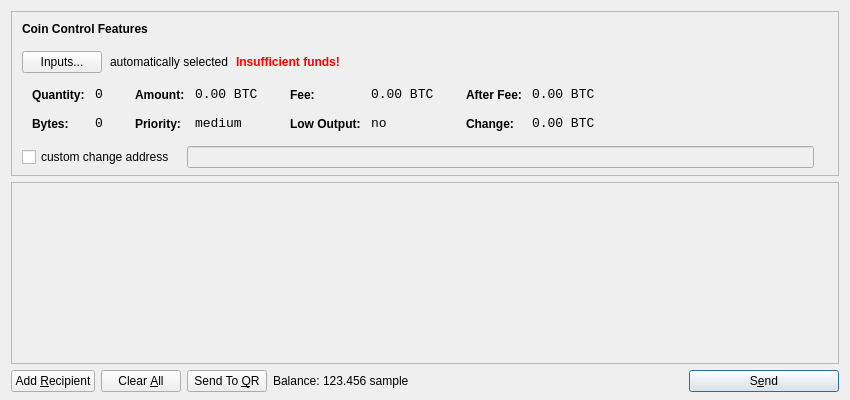
<?xml version="1.0" encoding="UTF-8"?>
<ui version="4.0">
 <class>SendCoinsDialog</class>
 <widget class="QDialog" name="SendCoinsDialog">
  <property name="geometry">
   <rect>
    <x>0</x>
    <y>0</y>
    <width>850</width>
    <height>400</height>
   </rect>
  </property>
  <property name="windowTitle">
   <string>Send Coins</string>
  </property>
  <layout class="QVBoxLayout" name="verticalLayout" stretch="0,1,0">
   <property name="bottomMargin">
    <number>8</number>
   </property>
   <item>
    <widget class="QFrame" name="frameCoinControl">
     <property name="sizePolicy">
      <sizepolicy hsizetype="Expanding" vsizetype="Expanding">
       <horstretch>0</horstretch>
       <verstretch>0</verstretch>
      </sizepolicy>
     </property>
     <property name="maximumSize">
      <size>
       <width>16777215</width>
       <height>16777215</height>
      </size>
     </property>
     <property name="frameShape">
      <enum>QFrame::StyledPanel</enum>
     </property>
     <property name="frameShadow">
      <enum>QFrame::Sunken</enum>
     </property>
     <layout class="QVBoxLayout" name="verticalLayoutCoinControl2">
      <property name="spacing">
       <number>7</number>
      </property>
      <property name="leftMargin">
       <number>0</number>
      </property>
      <property name="topMargin">
       <number>0</number>
      </property>
      <property name="rightMargin">
       <number>0</number>
      </property>
      <property name="bottomMargin">
       <number>6</number>
      </property>
      <item>
       <layout class="QVBoxLayout" name="verticalLayoutCoinControl" stretch="0,0,0,0,1">
        <property name="spacing">
         <number>0</number>
        </property>
        <property name="leftMargin">
         <number>10</number>
        </property>
        <property name="topMargin">
         <number>10</number>
        </property>
        <item>
         <layout class="QHBoxLayout" name="horizontalLayoutCoinControl1">
          <property name="bottomMargin">
           <number>15</number>
          </property>
          <item>
           <widget class="QLabel" name="labelCoinControlFeatures">
            <property name="sizePolicy">
             <sizepolicy hsizetype="Preferred" vsizetype="Maximum">
              <horstretch>0</horstretch>
              <verstretch>0</verstretch>
             </sizepolicy>
            </property>
            <property name="font">
             <font>
              <weight>75</weight>
              <bold>true</bold>
             </font>
            </property>
            <property name="styleSheet">
             <string notr="true">font-weight:bold;</string>
            </property>
            <property name="text">
             <string>Coin Control Features</string>
            </property>
           </widget>
          </item>
         </layout>
        </item>
        <item>
         <layout class="QHBoxLayout" name="horizontalLayoutCoinControl2" stretch="0,0,0,0">
          <property name="spacing">
           <number>8</number>
          </property>
          <property name="bottomMargin">
           <number>10</number>
          </property>
          <item>
           <widget class="QPushButton" name="pushButtonCoinControl">
            <property name="styleSheet">
             <string notr="true"/>
            </property>
            <property name="text">
             <string>Inputs...</string>
            </property>
           </widget>
          </item>
          <item>
           <widget class="QLabel" name="labelCoinControlAutomaticallySelected">
            <property name="text">
             <string>automatically selected</string>
            </property>
            <property name="margin">
             <number>5</number>
            </property>
           </widget>
          </item>
          <item>
           <widget class="QLabel" name="labelCoinControlInsuffFunds">
            <property name="font">
             <font>
              <weight>75</weight>
              <bold>true</bold>
             </font>
            </property>
            <property name="styleSheet">
             <string notr="true">color:red;font-weight:bold;</string>
            </property>
            <property name="text">
             <string>Insufficient funds!</string>
            </property>
            <property name="margin">
             <number>5</number>
            </property>
           </widget>
          </item>
          <item>
           <spacer name="horizontalSpacerCoinControl">
            <property name="orientation">
             <enum>Qt::Horizontal</enum>
            </property>
            <property name="sizeHint" stdset="0">
             <size>
              <width>40</width>
              <height>1</height>
             </size>
            </property>
           </spacer>
          </item>
         </layout>
        </item>
        <item>
         <widget class="QWidget" name="widgetCoinControl" native="true">
          <property name="sizePolicy">
           <sizepolicy hsizetype="Preferred" vsizetype="Preferred">
            <horstretch>0</horstretch>
            <verstretch>0</verstretch>
           </sizepolicy>
          </property>
          <property name="minimumSize">
           <size>
            <width>0</width>
            <height>0</height>
           </size>
          </property>
          <property name="styleSheet">
           <string notr="true"/>
          </property>
          <layout class="QHBoxLayout" name="horizontalLayoutCoinControl5">
           <property name="leftMargin">
            <number>0</number>
           </property>
           <property name="topMargin">
            <number>0</number>
           </property>
           <property name="rightMargin">
            <number>0</number>
           </property>
           <property name="bottomMargin">
            <number>0</number>
           </property>
           <item>
            <layout class="QHBoxLayout" name="horizontalLayoutCoinControl3" stretch="0,0,0,1">
             <property name="spacing">
              <number>20</number>
             </property>
             <property name="topMargin">
              <number>0</number>
             </property>
             <property name="bottomMargin">
              <number>10</number>
             </property>
             <item>
              <layout class="QFormLayout" name="formLayoutCoinControl1">
               <property name="horizontalSpacing">
                <number>10</number>
               </property>
               <property name="verticalSpacing">
                <number>14</number>
               </property>
               <property name="leftMargin">
                <number>10</number>
               </property>
               <property name="topMargin">
                <number>4</number>
               </property>
               <property name="rightMargin">
                <number>6</number>
               </property>
               <item row="0" column="0">
                <widget class="QLabel" name="labelCoinControlQuantityText">
                 <property name="styleSheet">
                  <string notr="true">font-weight:bold;</string>
                 </property>
                 <property name="text">
                  <string>Quantity:</string>
                 </property>
                 <property name="margin">
                  <number>0</number>
                 </property>
                </widget>
               </item>
               <item row="0" column="1">
                <widget class="QLabel" name="labelCoinControlQuantity">
                 <property name="font">
                  <font>
                   <family>Monospace</family>
                   <pointsize>10</pointsize>
                  </font>
                 </property>
                 <property name="cursor">
                  <cursorShape>IBeamCursor</cursorShape>
                 </property>
                 <property name="contextMenuPolicy">
                  <enum>Qt::ActionsContextMenu</enum>
                 </property>
                 <property name="text">
                  <string notr="true">0</string>
                 </property>
                 <property name="margin">
                  <number>0</number>
                 </property>
                 <property name="textInteractionFlags">
                  <set>Qt::LinksAccessibleByMouse|Qt::TextSelectableByKeyboard|Qt::TextSelectableByMouse</set>
                 </property>
                </widget>
               </item>
               <item row="1" column="0">
                <widget class="QLabel" name="labelCoinControlBytesText">
                 <property name="styleSheet">
                  <string notr="true">font-weight:bold;</string>
                 </property>
                 <property name="text">
                  <string>Bytes:</string>
                 </property>
                </widget>
               </item>
               <item row="1" column="1">
                <widget class="QLabel" name="labelCoinControlBytes">
                 <property name="font">
                  <font>
                   <family>Monospace</family>
                   <pointsize>10</pointsize>
                  </font>
                 </property>
                 <property name="cursor">
                  <cursorShape>IBeamCursor</cursorShape>
                 </property>
                 <property name="contextMenuPolicy">
                  <enum>Qt::ActionsContextMenu</enum>
                 </property>
                 <property name="text">
                  <string notr="true">0</string>
                 </property>
                 <property name="textInteractionFlags">
                  <set>Qt::LinksAccessibleByMouse|Qt::TextSelectableByKeyboard|Qt::TextSelectableByMouse</set>
                 </property>
                </widget>
               </item>
              </layout>
             </item>
             <item>
              <layout class="QFormLayout" name="formLayoutCoinControl2">
               <property name="horizontalSpacing">
                <number>10</number>
               </property>
               <property name="verticalSpacing">
                <number>14</number>
               </property>
               <property name="leftMargin">
                <number>6</number>
               </property>
               <property name="topMargin">
                <number>4</number>
               </property>
               <property name="rightMargin">
                <number>6</number>
               </property>
               <item row="0" column="0">
                <widget class="QLabel" name="labelCoinControlAmountText">
                 <property name="styleSheet">
                  <string notr="true">font-weight:bold;</string>
                 </property>
                 <property name="text">
                  <string>Amount:</string>
                 </property>
                 <property name="margin">
                  <number>0</number>
                 </property>
                </widget>
               </item>
               <item row="0" column="1">
                <widget class="QLabel" name="labelCoinControlAmount">
                 <property name="font">
                  <font>
                   <family>Monospace</family>
                   <pointsize>10</pointsize>
                  </font>
                 </property>
                 <property name="cursor">
                  <cursorShape>IBeamCursor</cursorShape>
                 </property>
                 <property name="contextMenuPolicy">
                  <enum>Qt::ActionsContextMenu</enum>
                 </property>
                 <property name="text">
                  <string notr="true">0.00 BTC</string>
                 </property>
                 <property name="textInteractionFlags">
                  <set>Qt::LinksAccessibleByMouse|Qt::TextSelectableByKeyboard|Qt::TextSelectableByMouse</set>
                 </property>
                </widget>
               </item>
               <item row="1" column="0">
                <widget class="QLabel" name="labelCoinControlPriorityText">
                 <property name="styleSheet">
                  <string notr="true">font-weight:bold;</string>
                 </property>
                 <property name="text">
                  <string>Priority:</string>
                 </property>
                </widget>
               </item>
               <item row="1" column="1">
                <widget class="QLabel" name="labelCoinControlPriority">
                 <property name="font">
                  <font>
                   <family>Monospace</family>
                   <pointsize>10</pointsize>
                  </font>
                 </property>
                 <property name="cursor">
                  <cursorShape>IBeamCursor</cursorShape>
                 </property>
                 <property name="contextMenuPolicy">
                  <enum>Qt::ActionsContextMenu</enum>
                 </property>
                 <property name="text">
                  <string>medium</string>
                 </property>
                 <property name="textInteractionFlags">
                  <set>Qt::LinksAccessibleByMouse|Qt::TextSelectableByKeyboard|Qt::TextSelectableByMouse</set>
                 </property>
                </widget>
               </item>
              </layout>
             </item>
             <item>
              <layout class="QFormLayout" name="formLayoutCoinControl3">
               <property name="horizontalSpacing">
                <number>10</number>
               </property>
               <property name="verticalSpacing">
                <number>14</number>
               </property>
               <property name="leftMargin">
                <number>6</number>
               </property>
               <property name="topMargin">
                <number>4</number>
               </property>
               <property name="rightMargin">
                <number>6</number>
               </property>
               <item row="0" column="0">
                <widget class="QLabel" name="labelCoinControlFeeText">
                 <property name="styleSheet">
                  <string notr="true">font-weight:bold;</string>
                 </property>
                 <property name="text">
                  <string>Fee:</string>
                 </property>
                 <property name="margin">
                  <number>0</number>
                 </property>
                </widget>
               </item>
               <item row="0" column="1">
                <widget class="QLabel" name="labelCoinControlFee">
                 <property name="font">
                  <font>
                   <family>Monospace</family>
                   <pointsize>10</pointsize>
                  </font>
                 </property>
                 <property name="cursor">
                  <cursorShape>IBeamCursor</cursorShape>
                 </property>
                 <property name="contextMenuPolicy">
                  <enum>Qt::ActionsContextMenu</enum>
                 </property>
                 <property name="text">
                  <string notr="true">0.00 BTC</string>
                 </property>
                 <property name="textInteractionFlags">
                  <set>Qt::LinksAccessibleByMouse|Qt::TextSelectableByKeyboard|Qt::TextSelectableByMouse</set>
                 </property>
                </widget>
               </item>
               <item row="1" column="0">
                <widget class="QLabel" name="labelCoinControlLowOutputText">
                 <property name="styleSheet">
                  <string notr="true">font-weight:bold;</string>
                 </property>
                 <property name="text">
                  <string>Low Output:</string>
                 </property>
                </widget>
               </item>
               <item row="1" column="1">
                <widget class="QLabel" name="labelCoinControlLowOutput">
                 <property name="font">
                  <font>
                   <family>Monospace</family>
                   <pointsize>10</pointsize>
                  </font>
                 </property>
                 <property name="cursor">
                  <cursorShape>IBeamCursor</cursorShape>
                 </property>
                 <property name="contextMenuPolicy">
                  <enum>Qt::ActionsContextMenu</enum>
                 </property>
                 <property name="text">
                  <string>no</string>
                 </property>
                 <property name="textInteractionFlags">
                  <set>Qt::LinksAccessibleByMouse|Qt::TextSelectableByKeyboard|Qt::TextSelectableByMouse</set>
                 </property>
                </widget>
               </item>
              </layout>
             </item>
             <item>
              <layout class="QFormLayout" name="formLayoutCoinControl4">
               <property name="horizontalSpacing">
                <number>10</number>
               </property>
               <property name="verticalSpacing">
                <number>14</number>
               </property>
               <property name="leftMargin">
                <number>6</number>
               </property>
               <property name="topMargin">
                <number>4</number>
               </property>
               <property name="rightMargin">
                <number>6</number>
               </property>
               <item row="0" column="0">
                <widget class="QLabel" name="labelCoinControlAfterFeeText">
                 <property name="styleSheet">
                  <string notr="true">font-weight:bold;</string>
                 </property>
                 <property name="text">
                  <string>After Fee:</string>
                 </property>
                 <property name="margin">
                  <number>0</number>
                 </property>
                </widget>
               </item>
               <item row="0" column="1">
                <widget class="QLabel" name="labelCoinControlAfterFee">
                 <property name="font">
                  <font>
                   <family>Monospace</family>
                   <pointsize>10</pointsize>
                  </font>
                 </property>
                 <property name="cursor">
                  <cursorShape>IBeamCursor</cursorShape>
                 </property>
                 <property name="contextMenuPolicy">
                  <enum>Qt::ActionsContextMenu</enum>
                 </property>
                 <property name="text">
                  <string notr="true">0.00 BTC</string>
                 </property>
                 <property name="textInteractionFlags">
                  <set>Qt::LinksAccessibleByMouse|Qt::TextSelectableByKeyboard|Qt::TextSelectableByMouse</set>
                 </property>
                </widget>
               </item>
               <item row="1" column="0">
                <widget class="QLabel" name="labelCoinControlChangeText">
                 <property name="styleSheet">
                  <string notr="true">font-weight:bold;</string>
                 </property>
                 <property name="text">
                  <string>Change:</string>
                 </property>
                </widget>
               </item>
               <item row="1" column="1">
                <widget class="QLabel" name="labelCoinControlChange">
                 <property name="font">
                  <font>
                   <family>Monospace</family>
                   <pointsize>10</pointsize>
                  </font>
                 </property>
                 <property name="cursor">
                  <cursorShape>IBeamCursor</cursorShape>
                 </property>
                 <property name="contextMenuPolicy">
                  <enum>Qt::ActionsContextMenu</enum>
                 </property>
                 <property name="text">
                  <string notr="true">0.00 BTC</string>
                 </property>
                 <property name="textInteractionFlags">
                  <set>Qt::LinksAccessibleByMouse|Qt::TextSelectableByKeyboard|Qt::TextSelectableByMouse</set>
                 </property>
                </widget>
               </item>
              </layout>
             </item>
            </layout>
           </item>
          </layout>
         </widget>
        </item>
        <item>
         <layout class="QHBoxLayout" name="horizontalLayoutCoinControl4" stretch="0,0,0">
          <property name="spacing">
           <number>12</number>
          </property>
          <property name="sizeConstraint">
           <enum>QLayout::SetDefaultConstraint</enum>
          </property>
          <property name="topMargin">
           <number>5</number>
          </property>
          <property name="rightMargin">
           <number>5</number>
          </property>
          <item>
           <widget class="QCheckBox" name="checkBoxCoinControlChange">
            <property name="text">
             <string>custom change address</string>
            </property>
           </widget>
          </item>
          <item>
           <widget class="QLineEdit" name="lineEditCoinControlChange">
            <property name="enabled">
             <bool>false</bool>
            </property>
            <property name="sizePolicy">
             <sizepolicy hsizetype="Expanding" vsizetype="Fixed">
              <horstretch>0</horstretch>
              <verstretch>0</verstretch>
             </sizepolicy>
            </property>
           </widget>
          </item>
          <item>
           <widget class="QLabel" name="labelCoinControlChangeLabel">
            <property name="sizePolicy">
             <sizepolicy hsizetype="Preferred" vsizetype="Expanding">
              <horstretch>0</horstretch>
              <verstretch>0</verstretch>
             </sizepolicy>
            </property>
            <property name="minimumSize">
             <size>
              <width>0</width>
              <height>0</height>
             </size>
            </property>
            <property name="text">
             <string/>
            </property>
            <property name="margin">
             <number>3</number>
            </property>
           </widget>
          </item>
         </layout>
        </item>
        <item>
         <spacer name="verticalSpacerCoinControl">
          <property name="orientation">
           <enum>Qt::Vertical</enum>
          </property>
          <property name="sizeHint" stdset="0">
           <size>
            <width>800</width>
            <height>1</height>
           </size>
          </property>
         </spacer>
        </item>
       </layout>
      </item>
     </layout>
    </widget>
   </item>
   <item>
    <widget class="QScrollArea" name="scrollArea">
     <property name="widgetResizable">
      <bool>true</bool>
     </property>
     <widget class="QWidget" name="scrollAreaWidgetContents">
      <property name="geometry">
       <rect>
        <x>0</x>
        <y>0</y>
        <width>826</width>
        <height>145</height>
       </rect>
      </property>
      <layout class="QVBoxLayout" name="verticalLayout_2">
       <property name="leftMargin">
        <number>0</number>
       </property>
       <property name="topMargin">
        <number>0</number>
       </property>
       <property name="rightMargin">
        <number>0</number>
       </property>
       <property name="bottomMargin">
        <number>0</number>
       </property>
       <item>
        <layout class="QVBoxLayout" name="entries">
         <property name="spacing">
          <number>6</number>
         </property>
        </layout>
       </item>
       <item>
        <spacer name="verticalSpacer">
         <property name="orientation">
          <enum>Qt::Vertical</enum>
         </property>
         <property name="sizeHint" stdset="0">
          <size>
           <width>20</width>
           <height>40</height>
          </size>
         </property>
        </spacer>
       </item>
      </layout>
     </widget>
    </widget>
   </item>
   <item>
    <layout class="QHBoxLayout" name="horizontalLayout">
     <item>
      <widget class="QPushButton" name="addButton">
       <property name="toolTip">
        <string>Send to multiple recipients at once</string>
       </property>
       <property name="text">
        <string>Add &amp;Recipient</string>
       </property>
       <property name="icon">
        <iconset resource="../bitcoin.qrc">
         <normaloff>:/icons/add</normaloff>:/icons/add</iconset>
       </property>
       <property name="autoDefault">
        <bool>false</bool>
       </property>
      </widget>
     </item>
     <item>
      <widget class="QPushButton" name="clearButton">
       <property name="sizePolicy">
        <sizepolicy hsizetype="Minimum" vsizetype="Fixed">
         <horstretch>0</horstretch>
         <verstretch>0</verstretch>
        </sizepolicy>
       </property>
       <property name="toolTip">
        <string>Remove all transaction fields</string>
       </property>
       <property name="text">
        <string>Clear &amp;All</string>
       </property>
       <property name="icon">
        <iconset resource="../bitcoin.qrc">
         <normaloff>:/icons/remove</normaloff>:/icons/remove</iconset>
       </property>
       <property name="autoRepeatDelay">
        <number>300</number>
       </property>
       <property name="autoDefault">
        <bool>false</bool>
       </property>
      </widget>
     </item>
     <item>
      <widget class="QPushButton" name="sendQRButton">
       <property name="text">
        <string>Send To &amp;QR</string>
       </property>
       <property name="icon">
        <iconset resource="../bitcoin.qrc">
         <normaloff>:/icons/qrcode</normaloff>:/icons/qrcode</iconset>
       </property>
      </widget>
     </item>
     <item>
      <layout class="QHBoxLayout" name="horizontalLayout_2">
       <property name="spacing">
        <number>3</number>
       </property>
       <item>
        <widget class="QLabel" name="label">
         <property name="text">
          <string>Balance:</string>
         </property>
        </widget>
       </item>
       <item>
        <widget class="QLabel" name="labelBalance">
         <property name="cursor">
          <cursorShape>IBeamCursor</cursorShape>
         </property>
         <property name="text">
          <string>123.456 sample</string>
         </property>
         <property name="textInteractionFlags">
          <set>Qt::LinksAccessibleByMouse|Qt::TextSelectableByKeyboard|Qt::TextSelectableByMouse</set>
         </property>
        </widget>
       </item>
      </layout>
     </item>
     <item>
      <spacer name="horizontalSpacer">
       <property name="orientation">
        <enum>Qt::Horizontal</enum>
       </property>
       <property name="sizeHint" stdset="0">
        <size>
         <width>40</width>
         <height>20</height>
        </size>
       </property>
      </spacer>
     </item>
     <item>
      <widget class="QPushButton" name="sendButton">
       <property name="minimumSize">
        <size>
         <width>150</width>
         <height>0</height>
        </size>
       </property>
       <property name="toolTip">
        <string>Confirm the send action</string>
       </property>
       <property name="text">
        <string>S&amp;end</string>
       </property>
       <property name="icon">
        <iconset resource="../bitcoin.qrc">
         <normaloff>:/icons/send</normaloff>:/icons/send</iconset>
       </property>
       <property name="default">
        <bool>true</bool>
       </property>
      </widget>
     </item>
    </layout>
   </item>
  </layout>
 </widget>
 <resources>
  <include location="../bitcoin.qrc"/>
 </resources>
 <connections/>
</ui>
